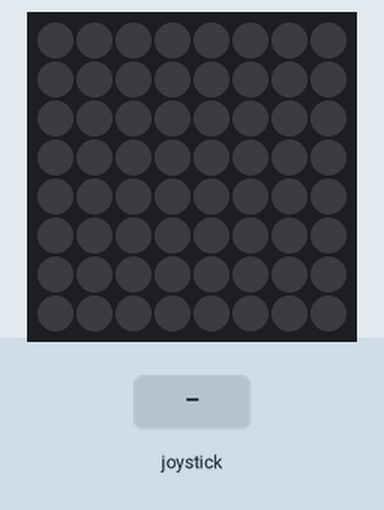
The program below on a simulated Raspberry Pi (BCM pin numbers) with a Sense HAT. Shown: the Sense HAT's 8×8 RGB LED matrix. The test bench sets the inputs (shaded band). The pygame window is not drawn.

Above: at 1.2 s.
1.3 s: joystick pushed up
At 1.7 s:
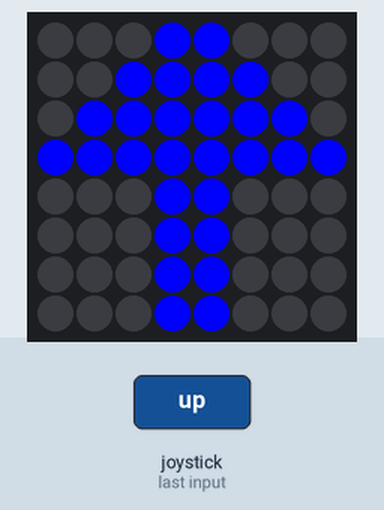
3.3 s: joystick clicked
At 3.7 s:
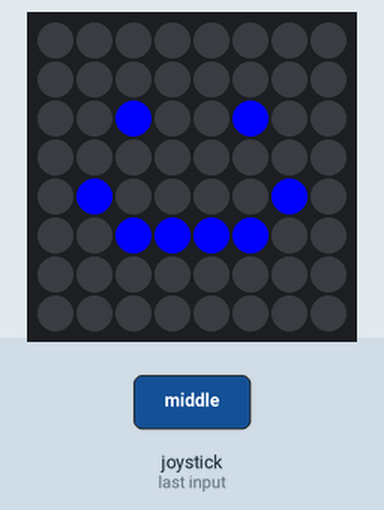
Timing chart, 0 to 6.3 s (numbered marks = the images above; inputs shaded):
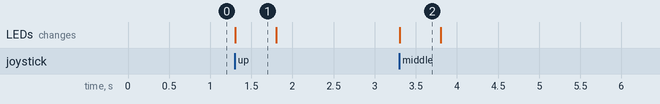

The program:

joystick.py
```python
#!/usr/bin/python
import time
from sense_hat import SenseHat
import pygame
from pygame.locals import *

sense = SenseHat()
# color value of display
X = (0, 0, 255)
O = (0, 0, 0)

# Smile expression data
smile = [
    O, O, O, O, O, O, O, O,
    O, O, O, O, O, O, O, O,
    O, O, X, O, O, X, O, O,
    O, O, O, O, O, O, O, O,
    O, X, O, O, O, O, X, O,
    O, O, X, X, X, X, O, O,
    O, O, O, O, O, O, O, O,
    O, O, O, O, O, O, O, O
]
# Arrow pattern
point = [
    O, O, O, X, X, O, O, O,
    O, O, X, X, X, X, O, O,
    O, X, X, X, X, X, X, O,
    X, X, X, X, X, X, X, X,
    O, O, O, X, X, O, O, O,
    O, O, O, X, X, O, O, O,
    O, O, O, X, X, O, O, O,
    O, O, O, X, X, O, O, O
]

# Initialize pygame and display（640*480）window
running = True
pygame.init()
pygame.display.set_mode((640, 480))

# Display arrow pointing according to the direction of the rocker
def handle_event(event):
    if event.key == pygame.K_DOWN:
        sense.set_rotation(180)
        sense.set_pixels(point)
    elif event.key == pygame.K_UP:
        sense.set_rotation(0)
        sense.set_pixels(point)
    elif event.key == pygame.K_LEFT:
        sense.set_rotation(270)
        sense.set_pixels(point)
    elif event.key == pygame.K_RIGHT:
        sense.set_rotation(90)
        sense.set_pixels(point)
    elif event.key == pygame.K_RETURN:
        sense.clear()
        sense.set_rotation(0)
        sense.set_pixels(smile)
    time.sleep(0.5)

# Judge the rocker operation
while running:
    for event in pygame.event.get():
        if event.type == pygame.QUIT:
            running = False
        if event.type == KEYDOWN:
            if event.key == K_ESCAPE:
                running = False
            handle_event(event)
        if event.type == KEYUP:
            sense.clear()
```

Measured:
- after the input at 1.3 s, the LEDs: change at once (image 1)
- after the input at 3.3 s, the LEDs: change at once (image 2)
- what the display in image 1 shows lasts 0.5 s, from 1.3 s to 1.8 s
